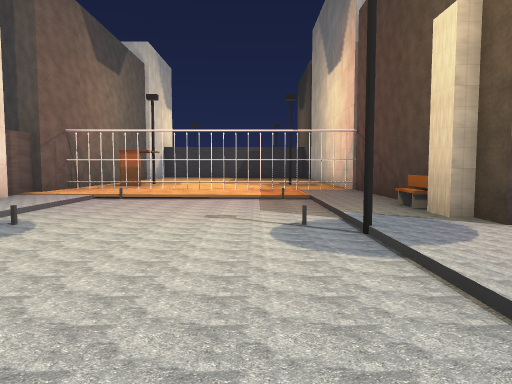
View 1 (above)

14 first-person views from a walk through a Unity game level. The camera is 1.2 m above the floor, tilts 4° down and sees 70° across. The floor is counted in squares, 2 m on a side. Each view is taken from the middle of a square. On the plan, view 1 faces up. The plan holds only what a view shows up to about 10 squares ahead; the rest is blank. The place goes on beyond the plan. The player is left out.

View 2
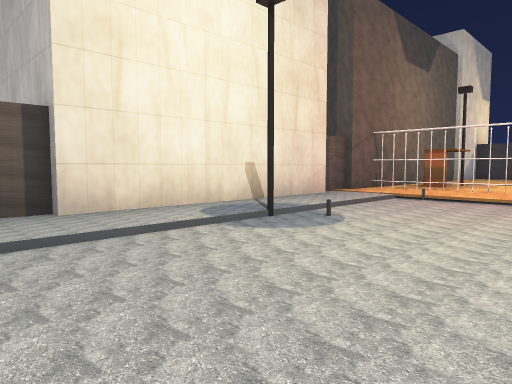

View 3
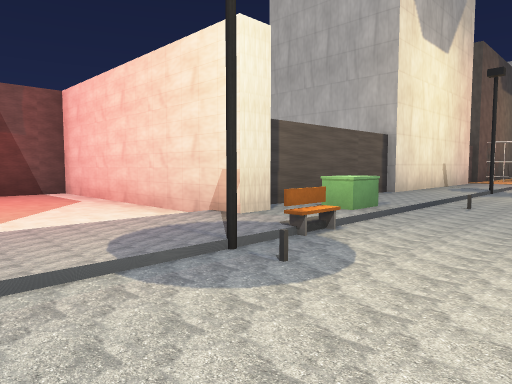

View 4
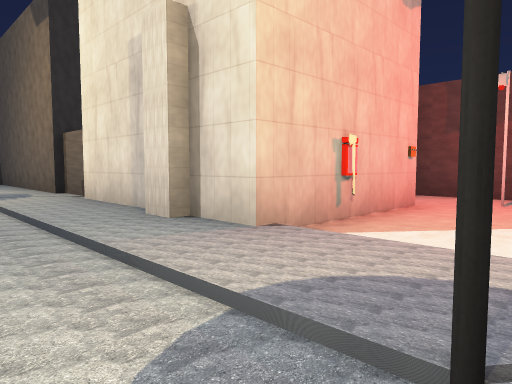

View 5
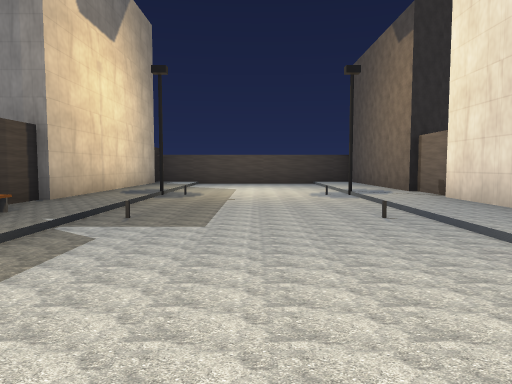

View 6
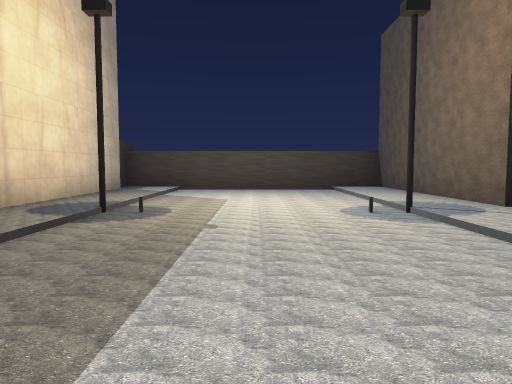

View 7
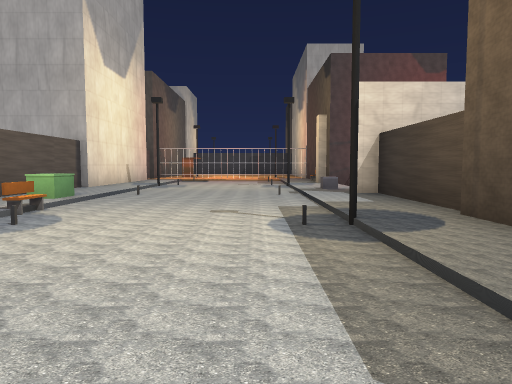

View 8
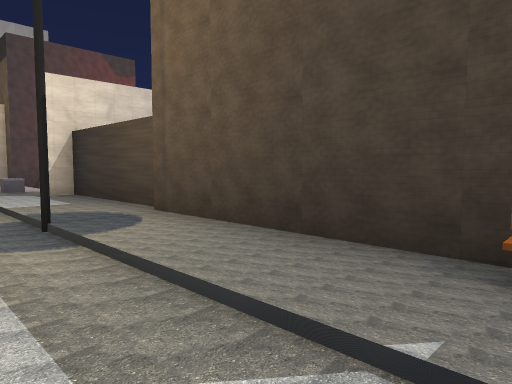

View 9
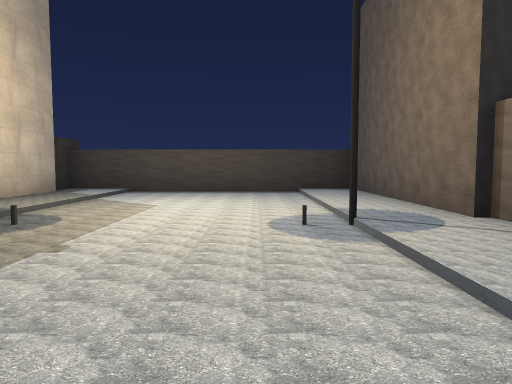

View 10
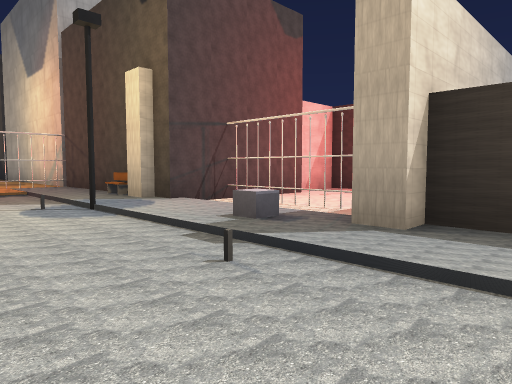

View 11
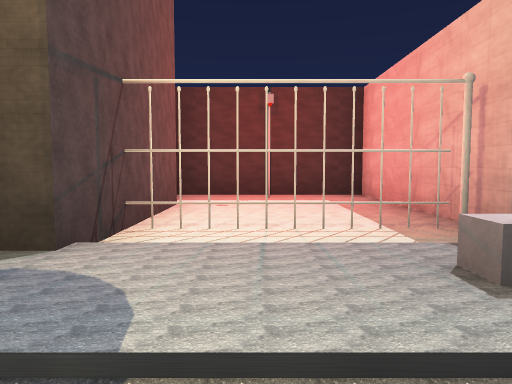

View 12
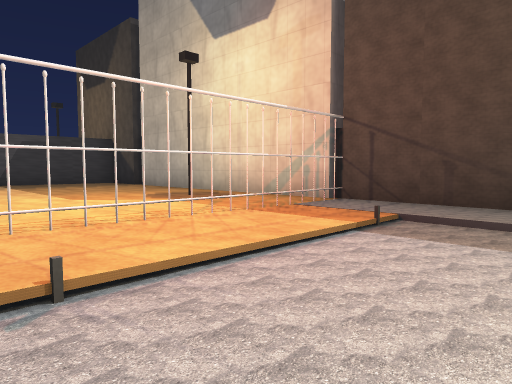

View 13
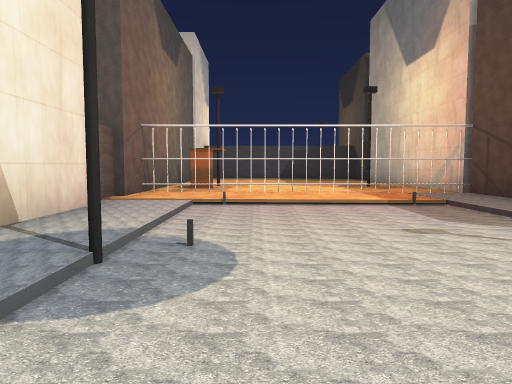

View 14
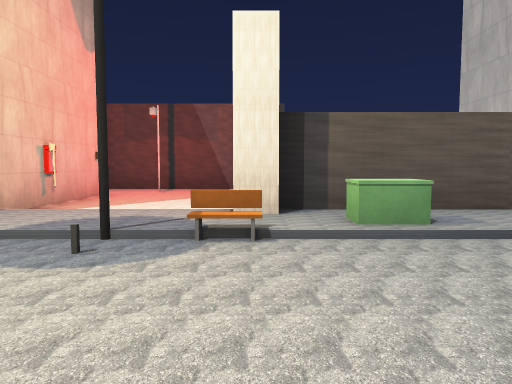

### Floor plan
Key: @ floor where view 1 was taken; # wall or solid block; . main floor; : floor 0.25 m higher than the main floor; / step, stairs or slope; v drop or lower ground; O other object.
Columns run from 10 left of view 1 to 6 right of it. Each row starts with its distance up from view 1.
 11        #   ##
 10       ##::::#
  9       ##::::##
  8       :OOOOOO
  7      #://///:#
  6      #:/.../:#
  5      #:/...//#
  4      #:/.../#   #
  3      #:#...#:.O##
  2      #:/.../:.O.
  1   vvv#:/...//.O.
  0      #:/..@/#OO##
 -1      #:/.../:#vv
 -2 v    #:/.../:#
 -3 #######/.../:#
 -4 #.....:#...#:#
 -5 #OO...:/.../:#
 -6 #...O.:/.../:#
 -7 #. ###//.../:#
 -8      #:/...//#
 -9      #:/.../:#
-10      #:/.../:#
-11      #:/.../:#
-12      #:#...#:#
-13      #:/.../:#
-14      #:/.../:#
-15      #:/.../:#
-16      #:/.../:#
-17      ########

Positions as (right, up) in squares from view 1, and headings:
1: (0, 0), facing up
2: (0, 0), facing up-left
3: (-1, -6), facing up-left
4: (-2, -4), facing down-left
5: (-1, -4), facing down
6: (-1, -7), facing down
7: (0, -8), facing up
8: (0, -8), facing up-right
9: (-2, -8), facing down
10: (-1, -2), facing up-right
11: (0, 2), facing right
12: (-3, 5), facing up-right
13: (-2, 1), facing up
14: (0, -3), facing left
